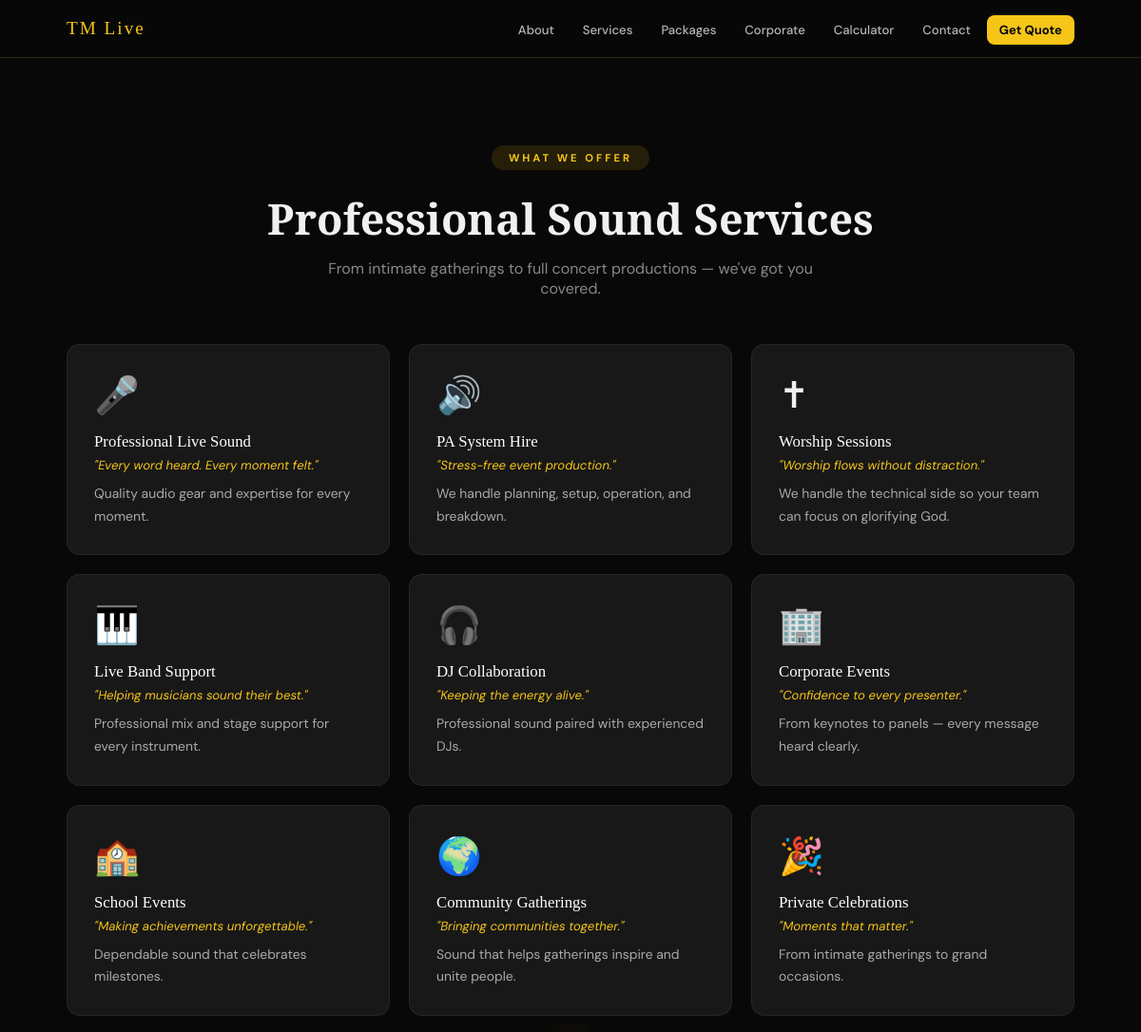
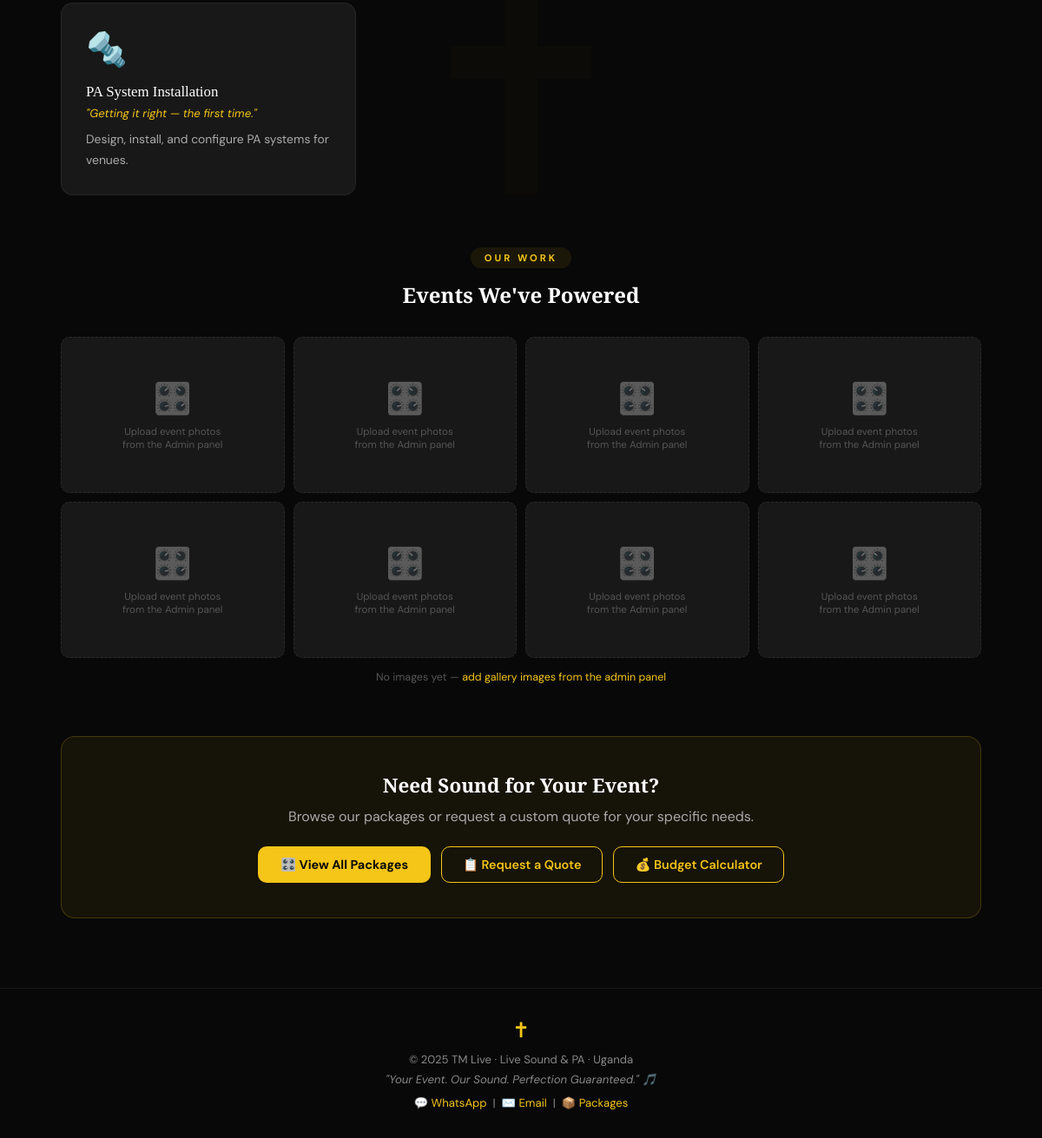
Page /services/ on the committed database (2 pictures, top to bottom).
### catalogue/models.py (models this page shows, shortened)
class SiteSettings(models.Model):
    site_name     = models.CharField(max_length=100, default="TM Live")
    tagline       = models.CharField(max_length=200, default="Your Event. Our Sound. Perfection Guaranteed.")
    logo          = models.ImageField(upload_to=logo_upload_path, blank=True, null=True,
                                      help_text="Logo shown in the hero circle")
    hero_image    = models.ImageField(upload_to=hero_upload_path, blank=True, null=True,
                                      help_text="Background image for the hero section (optional)")
    hero_line1    = models.CharField(max_length=60, default="YOUR EVENT",
                                     help_text="First cycling headline line")
    hero_line2    = models.CharField(max_length=60, default="OUR SOUND",
                                     help_text="Second cycling headline line")
    hero_line3    = models.CharField(max_length=60, default="PERFECTION",
                                     help_text="Third cycling headline line")
    hero_line4    = models.CharField(max_length=60, default="GUARANTEED",
                                     help_text="Fourth cycling headline line")
    hero_verse    = models.CharField(max_length=300,
                                     default="Professional Sound. Honouring Your Faith. Glorifying Christ.",
                                     help_text="Small italic text above the headline")
    phone_calls   = models.CharField(max_length=30, default="+256704995334",
                                     help_text="Primary phone (calls)")
    phone_wa1     = models.CharField(max_length=30, default="+256777523280",
                                     help_text="WhatsApp number 1")
    phone_wa2     = models.CharField(max_length=30, default="+256750329798",
                                     help_text="WhatsApp number 2 (leave blank to hide)")
    email         = models.EmailField(default="tmlive256@gmail.com")
    location      = models.CharField(max_length=100, default="Uganda")
    vision_title  = models.CharField(max_length=200,
                                     default="Professional Sound. Honouring Your Faith. Glorifying Christ.")
    vision_body   = models.TextField(
        default=(
            "TM Live is a Trusted PA System and Live Sound Provider Company committed to delivering "
            "exceptional audio experiences with Professionalism, Integrity, and Excellence. Whether "
            "you're hosting a celebration, a corporate gathering, a church event, or a community "
            "function, we provide reliable sound solutions tailored to your event's needs.\n\n"
            "Our foundation is rooted in Christian values, guiding us to serve every client with "
            "honesty, respect, and a commitment to excellence. Honouring both your Faith and Christ.\n\n"
            "We believe every event deserves sound that is clear, engaging, and memorable. 🎶"
        ),
        help_text="Supports line breaks. Use **bold** for emphasis."
    )
    hero_btn1_label = models.CharField(max_length=60, default="📞 Book Us Now",
                                       help_text="Label for the primary hero button")
    hero_btn2_label = models.CharField(max_length=60, default="💬 WhatsApp",
                                       help_text="Label for the secondary hero button")
    contact_section_title = models.CharField(max_length=100, default="Contact Us 🙏",
                                             help_text="Heading above the contact form on the home page")
    contact_section_eyebrow = models.CharField(max_length=80, default="Get In Touch",
                                               help_text="Small label above the contact form heading")
    contact_name_placeholder   = models.CharField(max_length=100, default="e.g. John Mukasa")
    contact_phone_placeholder  = models.CharField(max_length=100, default="e.g. +256 700 000 000")
    contact_msg_placeholder    = models.TextField(
        default="Tell us about your event — location, expected guests, any special requirements...",
        help_text="Placeholder text inside the message box")
    contact_event_types        = models.TextField(
        default=(
            "Worship Session\nChurch / Fellowship\nBreak Camp / Retreat\nWedding\n"
            "Introduction Ceremony\nCorporate Event\nConference / Seminar\nSchool Event\n"
            "Community Gathering\nPrivate Celebration\nLive Band Event\nOutdoor Gathering\n"
            "Graduation Party\nBirthday Party\nOther"
        ),
        help_text="One event type per line — these appear in the event type dropdown")
    contact_btn_wa    = models.CharField(max_length=80, default="💬 Send via WhatsApp")
    contact_btn_email = models.CharField(max_length=80, default="✉️ Send via Email")
    website_url     = models.URLField(default="https://tmliveug.netlify.app/", blank=True,
                                      help_text="Your public website URL (used in QR code and vCard)")
    facebook_url    = models.URLField(blank=True, help_text="Facebook page URL")
    instagram_url   = models.URLField(blank=True, help_text="Instagram profile URL")
    tiktok_url      = models.URLField(blank=True, help_text="TikTok profile URL")
    about_hero_title = models.CharField(max_length=200,
        default="Professional Sound. Honouring Your Faith. Glorifying Christ.",
        help_text="Main heading on the About page.")
    about_intro = models.TextField(
        default=(
            "At TM Live, we deliver professional sound solutions with excellence, integrity, and "
            "unwavering attention to detail. Whether serving churches, weddings, conferences, or "
            "corporate events, we carry the responsibility for the sound so you can be fully present "
            "for the moments that matter — your message, your guests, and your purpose."
        ),
        blank=True, help_text="Intro paragraph on the About page.")
    about_story = models.TextField(
        default=(
            "TM Live doubles as both a PA system service and live sound provider. Our band performs "
            "both corporate and wedding music, raising the bar for Christian music with quality. "
            "With a deep-seated passion for music perfection, TM Live is a Christian themed live "
            "sound and PA company — delivering that vibe that Christian music gives by honouring "
            "both your faith and Christ."
        ),
        blank=True, help_text="'Our Story' section on the About page.")
    about_value1_title = models.CharField(max_length=80, default="Faith-Rooted", blank=True)
    about_value1_text  = models.CharField(max_length=200,
        default="Everything we do is grounded in Christian values and a heart to serve.", blank=True)
    about_value2_title = models.CharField(max_length=80, default="Excellence", blank=True)
    about_value2_text  = models.CharField(max_length=200,
        default="We hold every event to the highest standard of audio quality and professionalism.", blank=True)
    about_value3_title = models.CharField(max_length=80, default="Integrity", blank=True)
    about_value3_text  = models.CharField(max_length=200,
        default="Honest pricing, reliable service, no surprises.", blank=True)
    services_page_title   = models.CharField(max_length=120, default="Professional Sound Services",
                                             help_text="Heading on the Services page")
    services_page_subtitle = models.CharField(max_length=200,
        default="From intimate gatherings to full concert productions — we've got you covered.",
        blank=True, help_text="Subtitle below the Services page heading")
    services_gallery_title = models.CharField(max_length=120, default="Events We've Powered",
                                              blank=True, help_text="Gallery section heading on Services page")
    footer_note   = models.CharField(max_length=300,
                                     default="© 2025 TM Live · Live Sound & PA · Uganda",
                                     blank=True)
    class Meta:
        verbose_name = "Site Settings"
        verbose_name_plural = "Site Settings"
    @classmethod
    def get(cls):
        obj, _ = cls.objects.get_or_create(pk=1)
        return obj
    def wa1_digits(self):
        return ''.join(c for c in self.phone_wa1 if c.isdigit())

class ServiceCard(models.Model):
    icon        = models.CharField(max_length=10, default="🎤",
                                   help_text="Emoji icon shown on the card")
    name        = models.CharField(max_length=80)
    highlight   = models.CharField(max_length=150, blank=True,
                                   help_text="Short gold text shown at the top of the description")
    description = models.CharField(max_length=300)
    order       = models.PositiveIntegerField(default=0, help_text="Lower = shown first")
    is_active   = models.BooleanField(default=True)
    class Meta:
        ordering = ['order', 'id']
        verbose_name = "Service Card"
        verbose_name_plural = "Service Cards"

### catalogue/views.py (the view)
# urls.py: path('services/', views.services, name='services'),
def services(request):
    s = SiteSettings.get()
    service_list = ServiceCard.objects.filter(is_active=True)
    gallery_images = GalleryImage.objects.filter(is_active=True)[:12]
    return render(request, 'catalogue/services.html', {
        's': s,
        'service_list': service_list,
        'gallery_images': gallery_images,
    })

### catalogue/context_processors.py (called while the page is built)
def site_settings(request):
    return {'s': SiteSettings.get()}

### catalogue/templates/catalogue/services.html (shortened to what this page needs)
{% extends 'catalogue/base.html' %}
{% load static %}
{% block content %}
<div class="svc-hero">
  <div class="badge">What We Offer</div>
  <h1>{{ s.services_page_title }}</h1>
  {% if s.services_page_subtitle %}<p>{{ s.services_page_subtitle }}</p>{% endif %}
</div>
<div class="svc-grid">
  {% for svc in service_list %}
  <div class="svc-card">
    <div class="svc-icon">{{ svc.icon }}</div>
    <div class="svc-name">{{ svc.name }}</div>
    {% if svc.highlight %}<div class="svc-highlight">"{{ svc.highlight }}"</div>{% endif %}
    <div class="svc-desc">{{ svc.description }}</div>
  </div>
  {% empty %}
  <p style="color:#555; grid-column:1/-1; text-align:center; padding:40px 0;">No services listed yet — add them from the admin panel.</p>
  {% endfor %}
</div>
<div class="gallery-section">
  <div class="gallery-section-head">
    <div class="badge">Our Work</div>
    <h2>{{ s.services_gallery_title }}</h2>
  </div>
  {% if gallery_images %}
  <div class="gallery-mosaic">
    {% for img in gallery_images %}
    <div class="g-item">
      <img src="{{ img.image.url }}" alt="{{ img.caption|default:'TM Live Event' }}" loading="lazy">
      {% if img.caption %}<div class="g-label">{{ img.caption }}</div>{% endif %}
    </div>
    {% endfor %}
  </div>
  {% else %}
  <div class="placeholder-grid">
    {% with cats="🎛️,💡,🎤,🎵,📸,🎸,🎹,🔊" %}
    {% for icon in "12345678" %}
    <div class="placeholder-tile">
      <div class="pt-icon">🎛️</div>
      <div class="pt-txt">Upload event photos<br>from the Admin panel</div>
    </div>
    {% endfor %}
    {% endwith %}
  </div>
  <div class="gallery-admin-hint">
    No images yet — <a href="/admin/catalogue/galleryimage/add/">add gallery images from the admin panel</a>
  </div>
  {% endif %}
</div>
<div class="svc-cta">
  <h2>Need Sound for Your Event?</h2>
  <p>Browse our packages or request a custom quote for your specific needs.</p>
  <div class="cta-btns">
    <a href="{% url 'catalogue:catalogue' %}" class="btn-gold">🎛️ View All Packages</a>
    <a href="{% url 'catalogue:request_quote' %}" class="btn-outline">📋 Request a Quote</a>
    <a href="{% url 'catalogue:budget_calculator' %}" class="btn-outline">💰 Budget Calculator</a>
  </div>
</div>
{% endblock %}

### catalogue/templates/catalogue/base.html (shortened to what this page needs)
{% load static %}
<!DOCTYPE html>
<html lang="en">
<head>
</head>
<body>
  <nav>
    <div class="nav-inner">
      <a href="{% url 'catalogue:home' %}" class="nav-logo">{{ s.site_name|default:"TM Live" }}</a>
      <ul class="nav-links">
        <li><a href="{% url 'catalogue:about' %}">About</a></li>
        <li><a href="{% url 'catalogue:services' %}">Services</a></li>
        <li><a href="{% url 'catalogue:catalogue' %}">Packages</a></li>
        <li><a href="{% url 'catalogue:corporate' %}">Corporate</a></li>
        <li><a href="{% url 'catalogue:budget_calculator' %}">Calculator</a></li>
        <li><a href="{% url 'catalogue:contact' %}">Contact</a></li>
        <li><a href="{% url 'catalogue:request_quote' %}" class="nav-cta">Get Quote</a></li>
      </ul>
    </div>
  </nav>
  {% block full_page %}
  <div class="page-content">
    {% block content %}{% endblock %}
  </div>
  {% endblock %}
  <footer>
    <span class="cross">&#x271D;&#xFE0E;</span>
    <p>{{ s.footer_note|default:"© 2025 TM Live · Live Sound & PA · Uganda" }}</p>
    <p style="margin-top:6px; font-style:italic;">"{{ s.tagline|default:"Your Event. Our Sound. Perfection Guaranteed." }}" 🎵</p>
    <p style="margin-top:10px;">
      <a href="https://wa.me/{{ s.wa1_digits }}">💬 WhatsApp</a> &nbsp;|&nbsp;
      <a href="mailto:{{ s.email }}">✉️ Email</a> &nbsp;|&nbsp;
      <a href="{% url 'catalogue:catalogue' %}">📦 Packages</a>
    </p>
  </footer>
</body>
</html>

### catalogue/templates/catalogue/base.html (style rules this page uses)
*, *::before, *::after { box-sizing: border-box; margin: 0; padding: 0; }
:root { --gold: #F5C518; --gold2: #c9a010; --gold-light: #ffe066; --black: #080808; --dark: #111; --dark2: #181818; --dark3: #1f1f1f; --text: #f0f0f0; --muted: #888; --grey: #888; --radius: 12px; }
html { scroll-behavior: smooth; }
body { background: var(--black); color: var(--text); font-family: 'DM Sans', sans-serif; overflow-x: hidden; }
body::before { content: '\271D'; position: fixed; top: 50%; left: 50%; transform: translate(-50%,-50%); font-size: 320px; color: rgba(245,197,24,0.018); pointer-events: none; z-index: 0; line-height: 1; font-family: Arial, Helvetica, sans-serif; }
nav { position: sticky; top: 0; z-index: 200; background: rgba(8,8,8,0.92); backdrop-filter: blur(12px); border-bottom: 1px solid rgba(245,197,24,0.15); }
.nav-inner { max-width: 1100px; margin: 0 auto; display: flex; align-items: center; justify-content: space-between; height: 60px; padding: 0 20px; }
.nav-logo { font-family: 'Cinzel', serif; font-size: 1.2rem; color: var(--gold); text-decoration: none; letter-spacing: 2px; }
.nav-links { display: flex; gap: 4px; list-style: none; }
.nav-links a { color: rgba(255,255,255,0.7); text-decoration: none; font-size: 0.82rem; font-weight: 500; padding: 7px 13px; border-radius: 8px; transition: all 0.2s; }
.nav-cta { background: var(--gold) !important; color: var(--black) !important; font-weight: 700 !important; }
.btn-gold { display: inline-flex; align-items: center; gap: 8px; padding: 12px 26px; border-radius: 10px; background: var(--gold); color: var(--black); font-weight: 700; font-size: 0.9rem; text-decoration: none; border: none; cursor: pointer; font-family: 'DM Sans', sans-serif; transition: all 0.2s; }
.btn-outline { display: inline-flex; align-items: center; gap: 8px; padding: 11px 24px; border-radius: 10px; background: transparent; color: var(--gold); border: 1.5px solid var(--gold); font-weight: 600; font-size: 0.9rem; text-decoration: none; cursor: pointer; font-family: 'DM Sans', sans-serif; transition: all 0.2s; }
.page-content { max-width: 1100px; margin: 0 auto; padding: 32px 20px 80px; }
footer { text-align: center; padding: 32px 20px; border-top: 1px solid rgba(255,255,255,0.07); font-size: 0.82rem; color: var(--muted); }
footer .cross { font-size: 1.5rem; color: var(--gold); display: block; margin-bottom: 10px; }
footer span { color: var(--gold); }
footer a { color: var(--gold); text-decoration: none; }

### rows in the picture
SiteSettings: site_name "TM Live", services_page_title "Professional Sound Services", services_page_subtitle "From intimate gatherings to full concert productions — we've got you covered.", services_gallery_title "Events We've Powered", footer_note "© 2025 TM Live · Live Sound & PA · Uganda", tagline "Your Event. Our Sound. Perfection Guaranteed."
ServiceCard: icon "🎤", name "Professional Live Sound", highlight "Every word heard. Every moment felt.", description "Quality audio gear and expertise for every moment."
ServiceCard: icon "🔊", name "PA System Hire", highlight "Stress-free event production.", description "We handle planning, setup, operation, and breakdown."
ServiceCard: icon "✝", name "Worship Sessions", highlight "Worship flows without distraction.", description "We handle the technical side so your team can focus on glorifying God."
ServiceCard: icon "🎹", name "Live Band Support", highlight "Helping musicians sound their best.", description "Professional mix and stage support for every instrument."
ServiceCard: icon "🎧", name "DJ Collaboration", highlight "Keeping the energy alive.", description "Professional sound paired with experienced DJs."
ServiceCard: icon "🏢", name "Corporate Events", highlight "Confidence to every presenter.", description "From keynotes to panels — every message heard clearly."
ServiceCard: icon "🏫", name "School Events", highlight "Making achievements unforgettable.", description "Dependable sound that celebrates milestones."
ServiceCard: icon "🌍", name "Community Gatherings", highlight "Bringing communities together.", description "Sound that helps gatherings inspire and unite people."
ServiceCard: icon "🎉", name "Private Celebrations", highlight "Moments that matter.", description "From intimate gatherings to grand occasions."
ServiceCard: icon "🔩", name "PA System Installation", highlight "Getting it right — the first time.", description "Design, install, and configure PA systems for venues."
